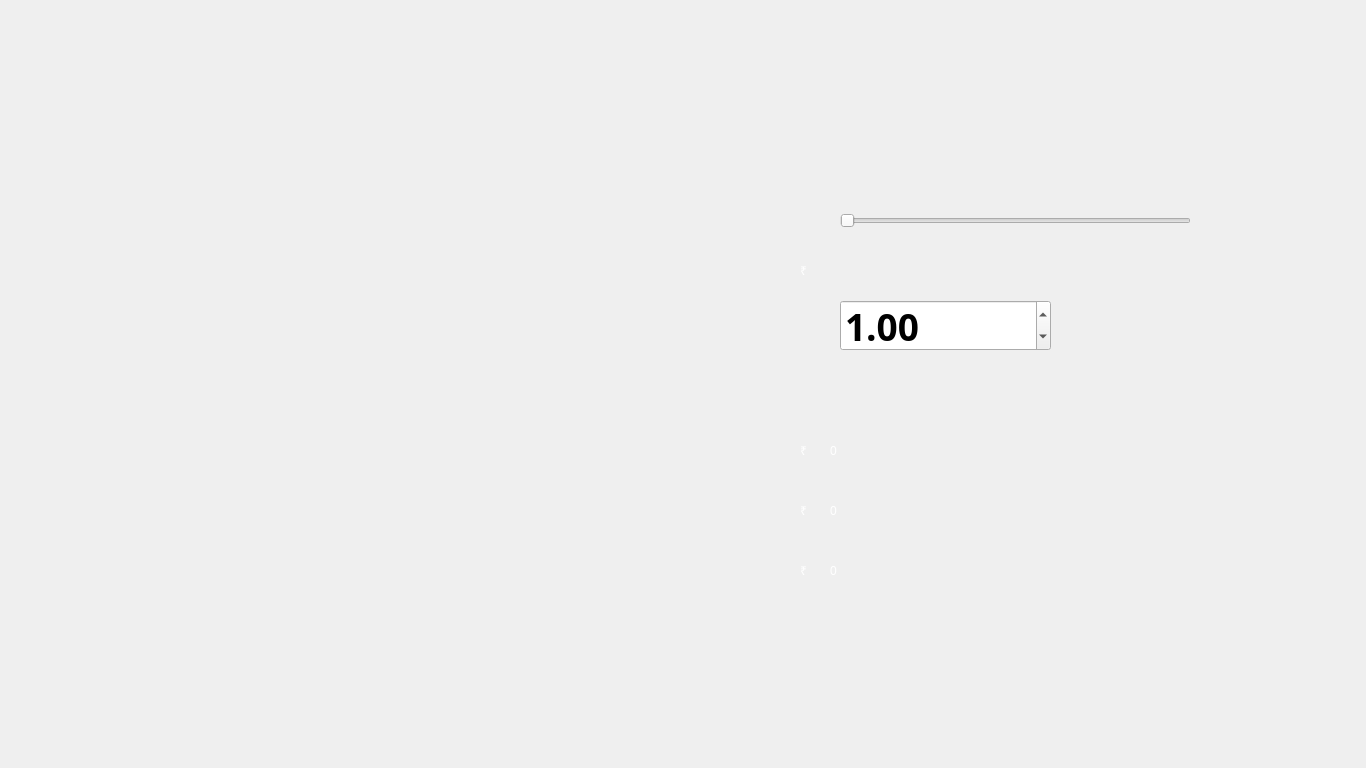
<?xml version="1.0" encoding="UTF-8"?>
<ui version="4.0">
 <class>CarLoan1</class>
 <widget class="QMainWindow" name="CarLoan1">
  <property name="geometry">
   <rect>
    <x>0</x>
    <y>0</y>
    <width>1366</width>
    <height>768</height>
   </rect>
  </property>
  <property name="windowTitle">
   <string>AJ Bank | Car Loan</string>
  </property>
  <property name="styleSheet">
   <string notr="true">background-image: url(:/background/CarLoan1.jpg);</string>
  </property>
  <widget class="QWidget" name="centralwidget">
   <widget class="QPushButton" name="CarLoanConfirmB">
    <property name="geometry">
     <rect>
      <x>547</x>
      <y>627</y>
      <width>332</width>
      <height>75</height>
     </rect>
    </property>
    <property name="cursor">
     <cursorShape>PointingHandCursor</cursorShape>
    </property>
    <property name="styleSheet">
     <string notr="true">background-image: url(:/button/buttons/Confirm2.png);
background-position:center;
border-radius:100%;</string>
    </property>
    <property name="text">
     <string/>
    </property>
    <property name="default">
     <bool>true</bool>
    </property>
   </widget>
   <widget class="QDoubleSpinBox" name="CarLoanTime">
    <property name="geometry">
     <rect>
      <x>840</x>
      <y>300</y>
      <width>211</width>
      <height>51</height>
     </rect>
    </property>
    <property name="font">
     <font>
      <family>Montserrat SemiBold</family>
      <pointsize>28</pointsize>
      <weight>75</weight>
      <bold>true</bold>
     </font>
    </property>
    <property name="maximum">
     <double>10.000000000000000</double>
    </property>
    <property name="singleStep">
     <double>0.500000000000000</double>
    </property>
    <property name="value">
     <double>1.000000000000000</double>
    </property>
   </widget>
   <widget class="QLabel" name="Currency">
    <property name="geometry">
     <rect>
      <x>800</x>
      <y>420</y>
      <width>31</width>
      <height>61</height>
     </rect>
    </property>
    <property name="styleSheet">
     <string notr="true">background-image: url(:/button/buttons/Blue.png);
color: rgb(255, 255, 255);
font: 81 24pt &quot;Montserrat ExtraBold&quot;;
</string>
    </property>
    <property name="text">
     <string>₹</string>
    </property>
   </widget>
   <widget class="QLabel" name="CarLoanInterest">
    <property name="geometry">
     <rect>
      <x>830</x>
      <y>420</y>
      <width>381</width>
      <height>61</height>
     </rect>
    </property>
    <property name="layoutDirection">
     <enum>Qt::LeftToRight</enum>
    </property>
    <property name="styleSheet">
     <string notr="true">background-image: url(:/button/buttons/Blue.png);
color: rgb(255, 255, 255);
font: 81 24pt &quot;Montserrat ExtraBold&quot;;
</string>
    </property>
    <property name="text">
     <string>0</string>
    </property>
   </widget>
   <widget class="QLabel" name="Currency_2">
    <property name="geometry">
     <rect>
      <x>800</x>
      <y>480</y>
      <width>31</width>
      <height>61</height>
     </rect>
    </property>
    <property name="styleSheet">
     <string notr="true">background-image: url(:/button/buttons/Blue.png);
color: rgb(255, 255, 255);
font: 81 24pt &quot;Montserrat ExtraBold&quot;;
</string>
    </property>
    <property name="text">
     <string>₹</string>
    </property>
   </widget>
   <widget class="QLabel" name="CarLoanAmount">
    <property name="geometry">
     <rect>
      <x>830</x>
      <y>480</y>
      <width>381</width>
      <height>61</height>
     </rect>
    </property>
    <property name="layoutDirection">
     <enum>Qt::LeftToRight</enum>
    </property>
    <property name="styleSheet">
     <string notr="true">background-image: url(:/button/buttons/Blue.png);
color: rgb(255, 255, 255);
font: 81 24pt &quot;Montserrat ExtraBold&quot;;
</string>
    </property>
    <property name="text">
     <string>0</string>
    </property>
   </widget>
   <widget class="QLabel" name="CarLoanRepayment">
    <property name="geometry">
     <rect>
      <x>830</x>
      <y>540</y>
      <width>381</width>
      <height>61</height>
     </rect>
    </property>
    <property name="layoutDirection">
     <enum>Qt::LeftToRight</enum>
    </property>
    <property name="styleSheet">
     <string notr="true">background-image: url(:/button/buttons/Blue.png);
color: rgb(255, 255, 255);
font: 81 24pt &quot;Montserrat ExtraBold&quot;;
</string>
    </property>
    <property name="text">
     <string>0</string>
    </property>
   </widget>
   <widget class="QLabel" name="Currency_3">
    <property name="geometry">
     <rect>
      <x>800</x>
      <y>540</y>
      <width>31</width>
      <height>61</height>
     </rect>
    </property>
    <property name="styleSheet">
     <string notr="true">background-image: url(:/button/buttons/Blue.png);
color: rgb(255, 255, 255);
font: 81 24pt &quot;Montserrat ExtraBold&quot;;
</string>
    </property>
    <property name="text">
     <string>₹</string>
    </property>
   </widget>
   <widget class="QLabel" name="Currency_4">
    <property name="geometry">
     <rect>
      <x>800</x>
      <y>240</y>
      <width>31</width>
      <height>61</height>
     </rect>
    </property>
    <property name="styleSheet">
     <string notr="true">background-image: url(:/button/buttons/Blue.png);
color: rgb(255, 255, 255);
font: 81 24pt &quot;Montserrat ExtraBold&quot;;
</string>
    </property>
    <property name="text">
     <string>₹</string>
    </property>
   </widget>
   <widget class="QSlider" name="CarLoanSlider">
    <property name="geometry">
     <rect>
      <x>840</x>
      <y>200</y>
      <width>351</width>
      <height>41</height>
     </rect>
    </property>
    <property name="styleSheet">
     <string notr="true">background-image: url(:/button/buttons/Blue.png);</string>
    </property>
    <property name="minimum">
     <number>100000</number>
    </property>
    <property name="maximum">
     <number>1000000</number>
    </property>
    <property name="pageStep">
     <number>10000</number>
    </property>
    <property name="orientation">
     <enum>Qt::Horizontal</enum>
    </property>
    <property name="invertedAppearance">
     <bool>false</bool>
    </property>
    <property name="invertedControls">
     <bool>false</bool>
    </property>
   </widget>
   <widget class="QLabel" name="CarLoanAmountT">
    <property name="geometry">
     <rect>
      <x>840</x>
      <y>230</y>
      <width>381</width>
      <height>61</height>
     </rect>
    </property>
    <property name="layoutDirection">
     <enum>Qt::LeftToRight</enum>
    </property>
    <property name="styleSheet">
     <string notr="true">background-image: url(:/button/buttons/Blue.png);
color: rgb(255, 255, 255);
font: 81 24pt &quot;Montserrat ExtraBold&quot;;
</string>
    </property>
    <property name="text">
     <string/>
    </property>
   </widget>
   <widget class="QPushButton" name="BackButton">
    <property name="geometry">
     <rect>
      <x>0</x>
      <y>93</y>
      <width>150</width>
      <height>581</height>
     </rect>
    </property>
    <property name="cursor">
     <cursorShape>PointingHandCursor</cursorShape>
    </property>
    <property name="autoFillBackground">
     <bool>false</bool>
    </property>
    <property name="styleSheet">
     <string notr="true">background-image: url(:/button/buttons/Back.png);
border: 0px;</string>
    </property>
    <property name="text">
     <string/>
    </property>
    <property name="default">
     <bool>false</bool>
    </property>
    <property name="flat">
     <bool>false</bool>
    </property>
   </widget>
   <widget class="QPushButton" name="LogoutButton">
    <property name="geometry">
     <rect>
      <x>949</x>
      <y>384</y>
      <width>421</width>
      <height>384</height>
     </rect>
    </property>
    <property name="cursor">
     <cursorShape>PointingHandCursor</cursorShape>
    </property>
    <property name="styleSheet">
     <string notr="true">background-image: url(:/button/buttons/Logout.png);
border: 0px;</string>
    </property>
    <property name="text">
     <string/>
    </property>
   </widget>
   <widget class="QPushButton" name="SuggestButton">
    <property name="geometry">
     <rect>
      <x>949</x>
      <y>0</y>
      <width>421</width>
      <height>384</height>
     </rect>
    </property>
    <property name="cursor">
     <cursorShape>PointingHandCursor</cursorShape>
    </property>
    <property name="styleSheet">
     <string notr="true">background-image: url(:/button/buttons/Suggest.png);
border: 0px;</string>
    </property>
    <property name="text">
     <string/>
    </property>
   </widget>
   <widget class="QLabel" name="AccountNo">
    <property name="geometry">
     <rect>
      <x>830</x>
      <y>70</y>
      <width>231</width>
      <height>31</height>
     </rect>
    </property>
    <property name="styleSheet">
     <string notr="true">background-image: url(:/button/buttons/Blue.png);
font: 25 11pt &quot;Montserrat Thin&quot;;
color: rgb(6, 53, 122);</string>
    </property>
    <property name="text">
     <string/>
    </property>
   </widget>
  </widget>
 </widget>
 <resources/>
 <connections/>
</ui>
